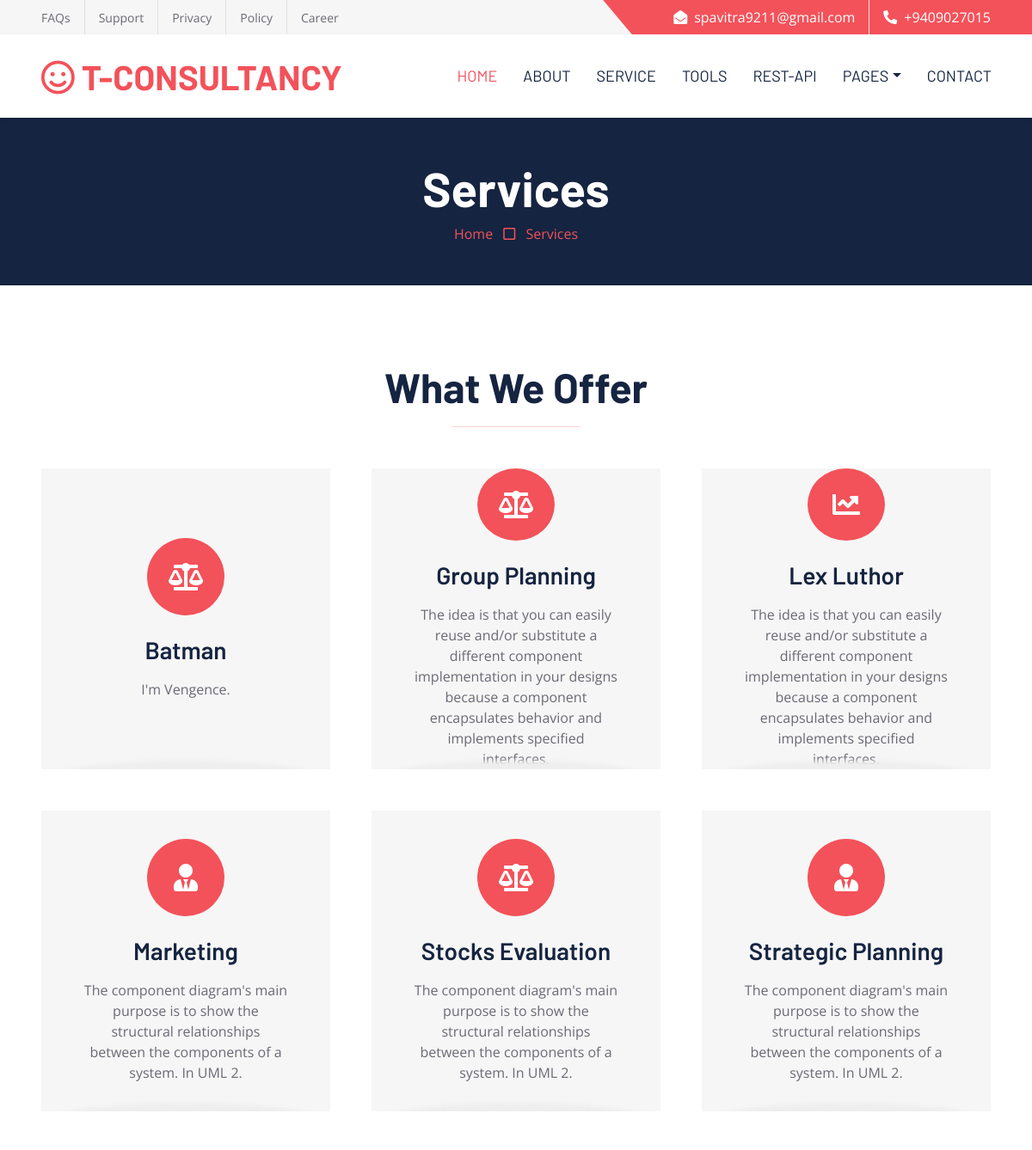
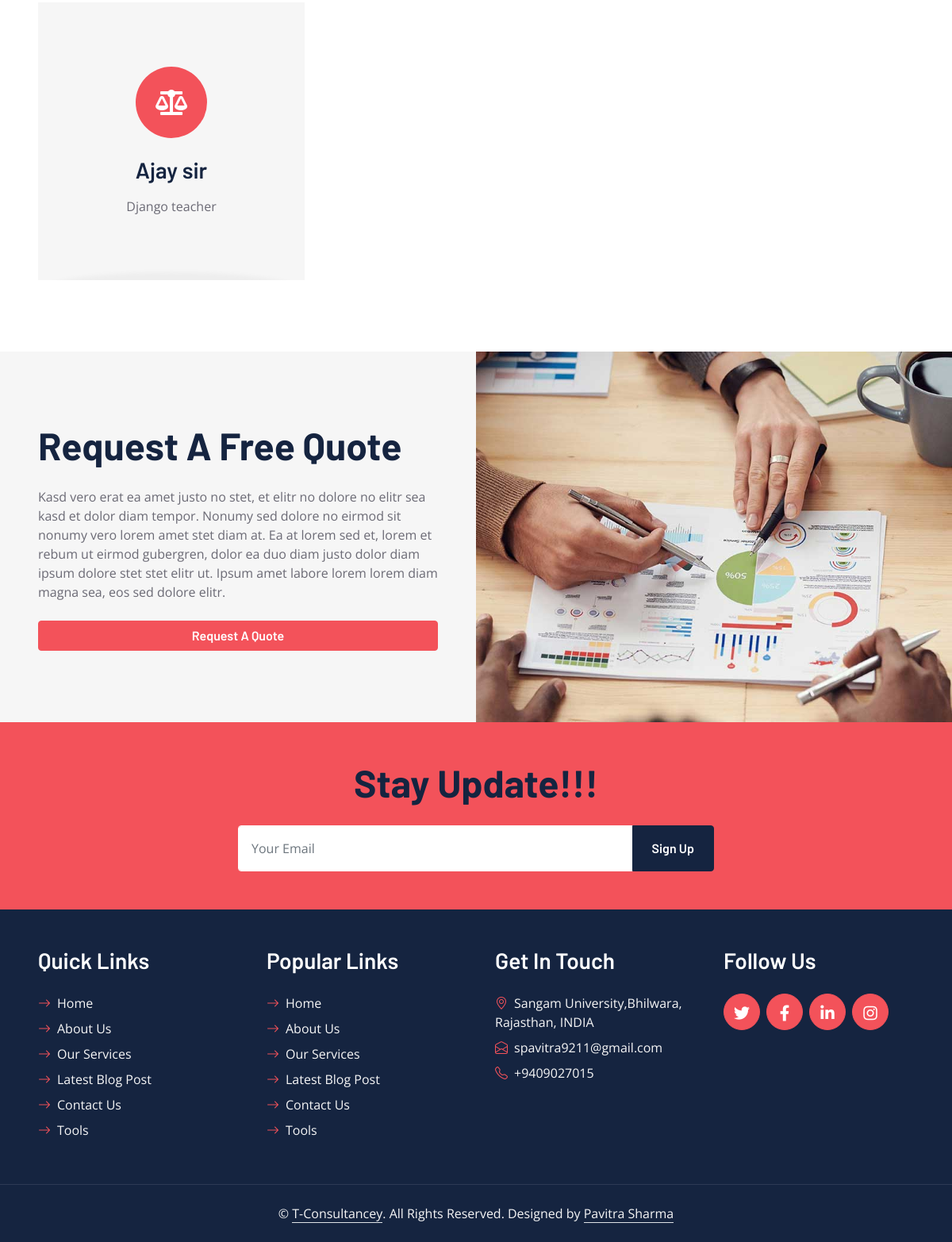
The app's page /service/ with its own data (2 pictures, top to bottom).
### ourservice/models.py (models this page shows, shortened)
class Service(models.Model):
    service_title = models.CharField(max_length= 150)
    service_desc = models.TextField()
    service_read_link = models.CharField(max_length= 150, blank=True)
    service_icon = models.CharField(max_length=150, default='fa-cog', help_text='fa-chart-line')

### ourservice/views.py (the view)
# urls.py: path('', views.service_page, name='service'),
def service_page(request):
    services = Service.objects.all()
    return render(request, 'service.html', {'services': services})

### stayupdate/forms.py
class StayUpdateForm(forms.ModelForm):
    class Meta:
        model = StayUpdate
        fields = ['email']
        widgets = {
            'email': forms.EmailInput(attrs={'class': 'form-control border-white p-3','placeholder': 'Your Email',}),
        }

### ourservice/context_processors.py (called while the page is built)
def services_context(request):
    services = Service.objects.all()
    return {'services': services}

### stayupdate/context_processors.py (called while the page is built)
def stayupdate_form(request):
    return {'stayupdate_form': StayUpdateForm()}

### team/context_processors.py (called while the page is built)
def team_members(request):
    return {
        'team_members': TeamMember.objects.all()
    }

### templates/service.html
{% extends 'base.html' %}
{% load static %}
{% block content %}
    <div class="container-fluid bg-dark p-5">
        <div class="row">
            <div class="col-12 text-center">
                <h1 class="display-4 text-white">Services</h1>
                <a href="{% url 'home' %}">Home</a>
                <i class="far fa-square text-primary px-2"></i>
                <a href="{% url 'service' %}">Services</a>
            </div>
        </div>
    </div>
{% include 'partials/service_section.html' %}
    <div class="container-fluid bg-secondary px-0">
        <div class="row g-0">
            <div class="col-lg-6 py-6 px-5">
                <h1 class="display-5 mb-4">Request A Free Quote</h1>
                <p class="mb-4">Kasd vero erat ea amet justo no stet, et elitr no dolore no elitr sea kasd et dolor diam tempor. Nonumy sed dolore no eirmod sit nonumy vero lorem amet stet diam at. Ea at lorem sed et, lorem et rebum ut eirmod gubergren, dolor ea duo diam justo dolor diam ipsum dolore stet stet elitr ut. Ipsum amet labore lorem lorem diam magna sea, eos sed dolore elitr.</p>
                {% include 'quote_form.html' %}
            </div>
            <div class="col-lg-6" style="min-height: 400px;">
                <div class="position-relative h-100">
                    <img class="position-absolute w-100 h-100" src="{% static 'img/quote.jpg' %}" style="object-fit: cover;">
                </div>
            </div>
        </div>
    </div>
{% endblock %}

### templates/partials/service_section.html (shortened to what this page needs)
{% load static %}
<div class="container-fluid py-6 px-5">
    <div class="text-center mx-auto mb-5" style="max-width: 600px;">
        <h1 class="display-5 mb-0">What We Offer</h1>
        <hr class="w-25 mx-auto bg-primary">
    </div>
    <div class="row g-5">
        {% for service in services %}
        <div class="col-lg-4 col-md-6">
            <div class="service-item bg-secondary text-center px-5">
                <div class="d-flex align-items-center justify-content-center bg-primary text-white rounded-circle mx-auto mb-4" style="width: 90px; height: 90px;">
                <i class="fa {{service.service_icon}} fa-2x"></i>
                </div>
                <h3 class="mb-3">{{ service.service_title }}</h3>
                <p class="mb-0">{{ service.service_desc }}</p>
            </div>
        </div>
        {% empty %}
        <p class="text-center">No services available yet. Please add some in the admin panel.</p>
        {% endfor %}
    </div>
</div>

### static/css/style.css (style rules this page uses)
:root { --primary: #F3525A; --secondary: #F6F6F6; --light: #FFFFFF; --dark: #152440; }
h1, h2, .font-weight-bold { font-weight: 700 !important; }
h3, h4, .font-weight-semi-bold { font-weight: 600 !important; }
.py-6 { padding-top: 90px; padding-bottom: 90px; }
.service-item { position: relative; overflow: hidden; height: 350px; display: flex; flex-direction: column; align-items: center; justify-content: center; transition: .3s; }
.service-item::after { position: absolute; content: ""; width: 100%; height: 50px; bottom: -50px; left: 0; background: var(--light); border-radius: 100% 100% 0 0; box-shadow: 0px -10px 5px #EEEEEE; transition: .5s; }
.service-item p { transition: .3s; }

### records on screen
Service: service_title "Batman", service_desc "I'm Vengence."
Service: service_title "Group Planning", service_desc "The idea is that you can easily reuse and/or substitute a different component implementation in your designs because a component encapsulates behavior and implements specified interfaces."
Service: service_title "Lex Luthor", service_desc "The idea is that you can easily reuse and/or substitute a different component implementation in your designs because a component encapsulates behavior and implements specified interfaces."
Service: service_title "Marketing", service_desc "The component diagram's main purpose is to show the structural relationships between the components of a system. In UML 2."
Service: service_title "Stocks Evaluation", service_desc "The component diagram's main purpose is to show the structural relationships between the components of a system. In UML 2."
Service: service_title "Strategic Planning", service_desc "The component diagram's main purpose is to show the structural relationships between the components of a system. In UML 2."
Service: service_title "Ajay sir", service_desc "Django teacher"
